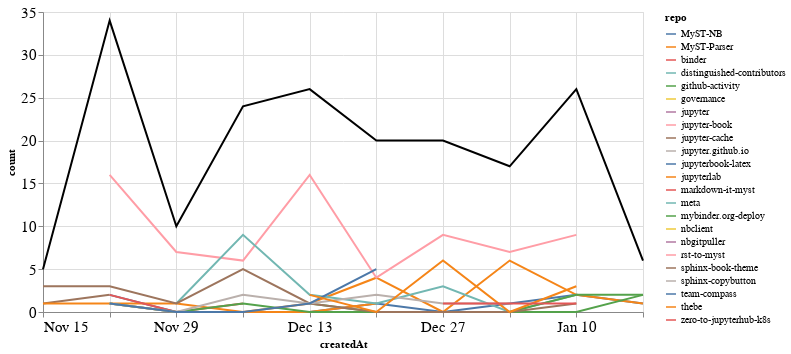

Notebook code cell kept with this figure:
### Markdown cell above
### Comments

### Code cell
comments_time = comments.groupby('repo').resample('W', on='createdAt').count()['author'].reset_index()
comments_time = comments_time.rename(columns={'author': 'count'})
comments_time_total = comments_time.groupby('createdAt').agg({"count": "sum"}).reset_index()
ch1 = alt.Chart(comments_time, width=600).mark_line().encode(
    x='createdAt',
    y='count',
    color='repo',
    tooltip="repo"
)

ch2 = alt.Chart(comments_time_total, width=600).mark_line(color="black").encode(
    x='createdAt',
    y='count',
)

ch1 + ch2

### Figure 1 — Vega-Lite specification as saved in the notebook (floating-point values rounded to 4 significant figures)
{"config": {"axisLeft": {"labelFontSize": 15}, "axisBottom": {"labelFontSize": 15}}, "layer": [{"data": {"name": "data-4b1615e1182a5830c892ee8b2c31a17b"}, "mark": "line", "encoding": {"color": {"type": "nominal", "field": "repo"}, "tooltip": {"type": "nominal", "field": "repo"}, "x": {"type": "temporal", "field": "createdAt"}, "y": {"type": "quantitative", "field": "count"}}, "width": 600}, {"data": {"name": "data-f6d93d2ef8858c5b3d2c330a968d5dc3"}, "mark": {"type": "line", "color": "black"}, "encoding": {"x": {"type": "temporal", "field": "createdAt"}, "y": {"type": "quantitative", "field": "count"}}, "width": 600}], "$schema": "https://vega.github.io/schema/vega-lite/v4.8.1.json", "datasets": {"data-4b1615e1182a5830c892ee8b2c31a17b": [{"repo": "MyST-NB", "createdAt": "2020-11-22T00:00:00", "count": 2}, {"repo": "MyST-NB", "createdAt": "2020-11-29T00:00:00", "count": 0}, {"repo": "MyST-NB", "createdAt": "2020-12-06T00:00:00", "count": 0}, {"repo": "MyST-NB", "createdAt": "2020-12-13T00:00:00", "count": 0}, {"repo": "MyST-NB", "createdAt": "2020-12-20T00:00:00", "count": 1}, {"repo": "MyST-NB", "createdAt": "2020-12-27T00:00:00", "count": 0}, {"repo": "MyST-NB", "createdAt": "2021-01-03T00:00:00", "count": 1}, {"repo": "MyST-NB", "createdAt": "2021-01-10T00:00:00", "count": 2}, {"repo": "MyST-NB", "createdAt": "2021-01-17T00:00:00", "count": 1}, {"repo": "MyST-Parser", "createdAt": "2020-11-22T00:00:00", "count": 1}, {"repo": "MyST-Parser", "createdAt": "2020-11-29T00:00:00", "count": 0}, {"repo": "MyST-Parser", "createdAt": "2020-12-06T00:00:00", "count": 0}, {"repo": "MyST-Parser", "createdAt": "2020-12-13T00:00:00", "count": 1}, {"repo": "MyST-Parser", "createdAt": "2020-12-20T00:00:00", "count": 4}, {"repo": "MyST-Parser", "createdAt": "2020-12-27T00:00:00", "count": 0}, {"repo": "MyST-Parser", "createdAt": "2021-01-03T00:00:00", "count": 6}, {"repo": "MyST-Parser", "createdAt": "2021-01-10T00:00:00", "count": 2}, {"repo": "MyST-Parser", "createdAt": "2021-01-17T00:00:00", "count": 1}, {"repo": "binder", "createdAt": "2020-11-22T00:00:00", "count": 1}, {"repo": "distinguished-contributors", "createdAt": "2020-12-20T00:00:00", "count": 1}, {"repo": "github-activity", "createdAt": "2020-12-13T00:00:00", "count": 1}, {"repo": "github-activity", "createdAt": "2020-12-20T00:00:00", "count": 0}, {"repo": "github-activity", "createdAt": "2020-12-27T00:00:00", "count": 0}, {"repo": "github-activity", "createdAt": "2021-01-03T00:00:00", "count": 0}, {"repo": "github-activity", "createdAt": "2021-01-10T00:00:00", "count": 0}, {"repo": "github-activity", "createdAt": "2021-01-17T00:00:00", "count": 2}, {"repo": "governance", "createdAt": "2020-11-22T00:00:00", "count": 1}, {"repo": "jupyter", "createdAt": "2020-12-20T00:00:00", "count": 1}, {"repo": "jupyter-book", "createdAt": "2020-11-22T00:00:00", "count": 16}, {"repo": "jupyter-book", "createdAt": "2020-11-29T00:00:00", "count": 7}, {"repo": "jupyter-book", "createdAt": "2020-12-06T00:00:00", "count": 6}, {"repo": "jupyter-book", "createdAt": "2020-12-13T00:00:00", "count": 16}, {"repo": "jupyter-book", "createdAt": "2020-12-20T00:00:00", "count": 4}, {"repo": "jupyter-book", "createdAt": "2020-12-27T00:00:00", "count": 9}, {"repo": "jupyter-book", "createdAt": "2021-01-03T00:00:00", "count": 7}, {"repo": "jupyter-book", "createdAt": "2021-01-10T00:00:00", "count": 9}, {"repo": "jupyter-cache", "createdAt": "2020-11-15T00:00:00", "count": 1}, {"repo": "jupyter-cache", "createdAt": "2020-11-22T00:00:00", "count": 2}, {"repo": "jupyter.github.io", "createdAt": "2021-01-10T00:00:00", "count": 2}, {"repo": "jupyterbook-latex", "createdAt": "2020-11-22T00:00:00", "count": 2}, {"repo": "jupyterlab", "createdAt": "2020-11-15T00:00:00", "count": 1}, {"repo": "jupyterlab", "createdAt": "2020-11-22T00:00:00", "count": 1}, {"repo": "jupyterlab", "createdAt": "2020-11-29T00:00:00", "count": 1}, {"repo": "jupyterlab", "createdAt": "2020-12-06T00:00:00", "count": 0}, {"repo": "jupyterlab", "createdAt": "2020-12-13T00:00:00", "count": 0}, {"repo": "jupyterlab", "createdAt": "2020-12-20T00:00:00", "count": 1}, {"repo": "markdown-it-myst", "createdAt": "2020-11-22T00:00:00", "count": 2}, {"repo": "markdown-it-myst", "createdAt": "2020-11-29T00:00:00", "count": 0}, {"repo": "markdown-it-myst", "createdAt": "2020-12-06T00:00:00", "count": 1}, {"repo": "meta", "createdAt": "2020-11-29T00:00:00", "count": 1}, {"repo": "meta", "createdAt": "2020-12-06T00:00:00", "count": 9}, {"repo": "meta", "createdAt": "2020-12-13T00:00:00", "count": 2}, {"repo": "meta", "createdAt": "2020-12-20T00:00:00", "count": 1}, {"repo": "meta", "createdAt": "2020-12-27T00:00:00", "count": 3}, {"repo": "meta", "createdAt": "2021-01-03T00:00:00", "count": 0}, {"repo": "meta", "createdAt": "2021-01-10T00:00:00", "count": 2}, {"repo": "mybinder.org-deploy", "createdAt": "2020-11-22T00:00:00", "count": 1}, {"repo": "mybinder.org-deploy", "createdAt": "2020-11-29T00:00:00", "count": 0}, {"repo": "mybinder.org-deploy", "createdAt": "2020-12-06T00:00:00", "count": 1}, {"repo": "mybinder.org-deploy", "createdAt": "2020-12-13T00:00:00", "count": 0}, {"repo": "mybinder.org-deploy", "createdAt": "2020-12-20T00:00:00", "count": 0}, {"repo": "mybinder.org-deploy", "createdAt": "2020-12-27T00:00:00", "count": 0}, {"repo": "mybinder.org-deploy", "createdAt": "2021-01-03T00:00:00", "count": 0}, {"repo": "mybinder.org-deploy", "createdAt": "2021-01-10T00:00:00", "count": 2}, {"repo": "mybinder.org-deploy", "createdAt": "2021-01-17T00:00:00", "count": 2}, {"repo": "nbclient", "createdAt": "2020-12-13T00:00:00", "count": 1}, {"repo": "nbgitpuller", "createdAt": "2021-01-10T00:00:00", "count": 2}, {"repo": "rst-to-myst", "createdAt": "2021-01-03T00:00:00", "count": 1}, {"repo": "sphinx-book-theme", "createdAt": "2020-11-15T00:00:00", "count": 3}, {"repo": "sphinx-book-theme", "createdAt": "2020-11-22T00:00:00", "count": 3}, {"repo": "sphinx-book-theme", "createdAt": "2020-11-29T00:00:00", "count": 1}, {"repo": "sphinx-book-theme", "createdAt": "2020-12-06T00:00:00", "count": 5}, {"repo": "sphinx-book-theme", "createdAt": "2020-12-13T00:00:00", "count": 1}, {"repo": "sphinx-book-theme", "createdAt": "2020-12-20T00:00:00", "count": 0}, {"repo": "sphinx-book-theme", "createdAt": "2020-12-27T00:00:00", "count": 0}, {"repo": "sphinx-book-theme", "createdAt": "2021-01-03T00:00:00", "count": 0}, {"repo": "sphinx-book-theme", "createdAt": "2021-01-10T00:00:00", "count": 1}, {"repo": "sphinx-copybutton", "createdAt": "2020-11-22T00:00:00", "count": 1}, {"repo": "sphinx-copybutton", "createdAt": "2020-11-29T00:00:00", "count": 0}, {"repo": "sphinx-copybutton", "createdAt": "2020-12-06T00:00:00", "count": 2}, {"repo": "sphinx-copybutton", "createdAt": "2020-12-13T00:00:00", "count": 1}, {"repo": "sphinx-copybutton", "createdAt": "2020-12-20T00:00:00", "count": 2}, {"repo": "sphinx-copybutton", "createdAt": "2020-12-27T00:00:00", "count": 1}, {"repo": "sphinx-copybutton", "createdAt": "2021-01-03T00:00:00", "count": 1}, {"repo": "team-compass", "createdAt": "2020-11-22T00:00:00", "count": 1}, {"repo": "team-compass", "createdAt": "2020-11-29T00:00:00", "count": 0}, {"repo": "team-compass", "createdAt": "2020-12-06T00:00:00", "count": 0}, {"repo": "team-compass", "createdAt": "2020-12-13T00:00:00", "count": 1}, {"repo": "team-compass", "createdAt": "2020-12-20T00:00:00", "count": 5}, {"repo": "thebe", "createdAt": "2020-12-13T00:00:00", "count": 2}, {"repo": "thebe", "createdAt": "2020-12-20T00:00:00", "count": 0}, {"repo": "thebe", "createdAt": "2020-12-27T00:00:00", "count": 6}, {"repo": "thebe", "createdAt": "2021-01-03T00:00:00", "count": 0}, {"repo": "thebe", "createdAt": "2021-01-10T00:00:00", "count": 3}, {"repo": "zero-to-jupyterhub-k8s", "createdAt": "2020-12-27T00:00:00", "count": 1}, {"repo": "zero-to-jupyterhub-k8s", "createdAt": "2021-01-03T00:00:00", "count": 1}, {"repo": "zero-to-jupyterhub-k8s", "createdAt": "2021-01-10T00:00:00", "count": 1}], "data-f6d93d2ef8858c5b3d2c330a968d5dc3": [{"createdAt": "2020-11-15T00:00:00", "count": 5}, {"createdAt": "2020-11-22T00:00:00", "count": 34}, {"createdAt": "2020-11-29T00:00:00", "count": 10}, {"createdAt": "2020-12-06T00:00:00", "count": 24}, {"createdAt": "2020-12-13T00:00:00", "count": 26}, {"createdAt": "2020-12-20T00:00:00", "count": 20}, {"createdAt": "2020-12-27T00:00:00", "count": 20}, {"createdAt": "2021-01-03T00:00:00", "count": 17}, {"createdAt": "2021-01-10T00:00:00", "count": 26}, {"createdAt": "2021-01-17T00:00:00", "count": 6}]}}
